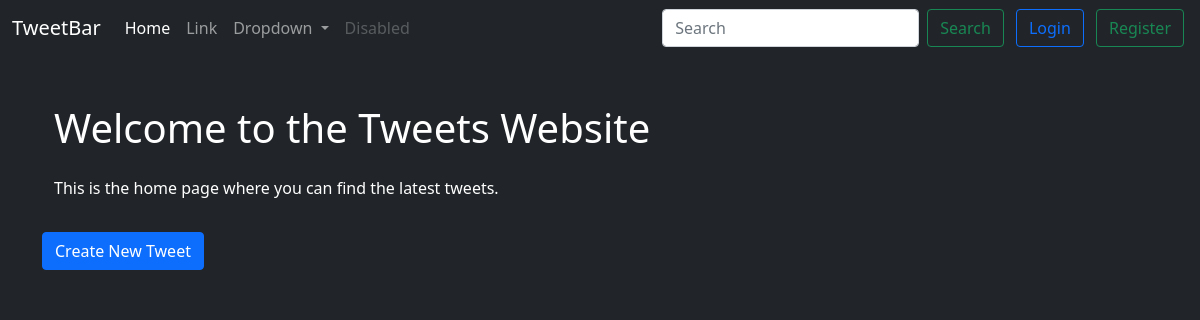
The app's page /tweet/, older data.
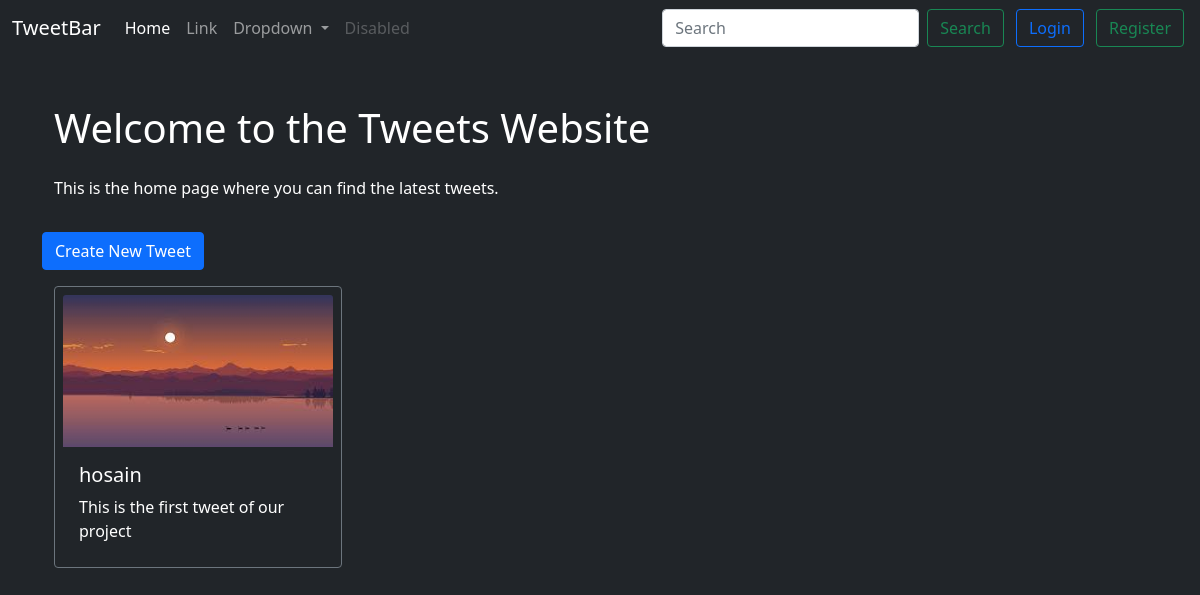
The same page, newer data.
### tweet/models.py (models this page shows, shortened)
class Tweet(models.Model):
    user = models.ForeignKey(User, on_delete=models.CASCADE)
    text = models.TextField(max_length=280)
    photo = models.ImageField(upload_to='tweets/photos/', blank=True, null=True)
    created_at = models.DateTimeField(auto_now_add=True)
    updated_at = models.DateTimeField(auto_now=True)

### tweet/views.py (the view)
# urls.py: path('', views.tweet_list, name='tweet_list'),
def tweet_list(request):
    tweets = Tweet.objects.all().order_by('-created_at')
    return render(request, 'tweet_list.html', {'tweets': tweets})

### tweet/templates/tweet_list.html (shortened to what this page needs)
{% extends "layout.html" %}
{% block content %}
<div class="container mt-5">
  <h1 class="mb-4">Welcome to the Tweets Website</h1>
  <p>This is the home page where you can find the latest tweets.</p>
</div>
<a class="btn btn-primary my-3" href="{% url 'create_tweet' %}">Create New Tweet</a>
<div class="container row gap-3">
  {% for tweet in tweets %}
  <div class="card bg-dark text-white border-1 border-secondary p-2" style="width: 18rem">
    {% if tweet.photo %}
    <img src="{{ tweet.photo.url }}" class="card-img-top" alt="{{ tweet.user.username }} photo" loading="lazy" />
    {% endif %}
    <div class="card-body">
      <h5 class="card-title">{{ tweet.user.username }}</h5>
      <p class="card-text">
        {{ tweet.text }}
      </p>
    </div>
  </div>
  {% endfor %}
</div>
{% endblock %}

Row changes from the older to the newer data that the page shows:
added Tweet: photo (picture), user.username "hosain", text "This is the first tweet of our project"
